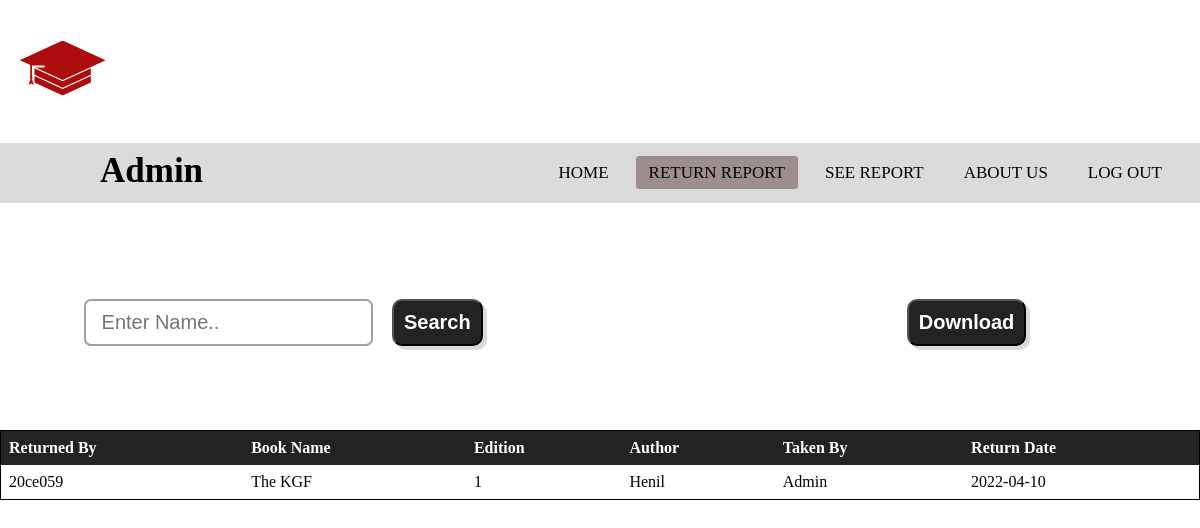
The app's page /admin/HTML/bookReturnReport.php?date=2022-04-10 (signed in) with its own data.
### tables this page shows
CREATE TABLE `tbl_return_book` (
  `book_id` int(11) NOT NULL,
  `user_id` varchar(10) NOT NULL,
  `return_date` date NOT NULL,
  `admin_id` varchar(10) NOT NULL
);

CREATE TABLE `tbl_books` (
  `grp_id` int(11) NOT NULL,
  `book_name` varchar(50) NOT NULL,
  `book_edition` int(5) NOT NULL,
  `book_author` varchar(40) NOT NULL,
  `book_quantity` int(11) NOT NULL
);

### admin/html/bookReturnReport.php (the view, shortened to what this page needs)
<!DOCTYPE html>
<html lang="en">
<head>
    <link rel="stylesheet" href="https://cdnjs.cloudflare.com/ajax/libs/font-awesome/5.15.3/css/all.min.css" />
</head>
<body class="image">
    <header><img src="2n1.png" alt="logo"></header>
    <nav>
        <label class="logo"><?php echo $_SESSION["user_id"];?></label>
        <ul>
            <li><a href="Admin_Profile.php">Home</a></li>
            <li><a class="active" href="">Return Report</a></li>
            <li><a href="seeReport.php">See Report</a></li>
            <li><a href="../../about_us.php">About us</a></li>
            <li><a href="logout.php">Log out</a></li>
        </ul>
    </nav>
</body>
<head>
  <link rel="stylesheet" href="../css/bookReturnReport.css">
</head>
<form method="post" action="book_return_report.php">
<?php
  include 'config.php';
  $date = $_GET['date'];
  $sql1 = "select trb.admin_id,trb.book_id,tb.grp_id,tb.book_name,tb.book_edition,tb.book_author,trb.user_id,trb.return_date from tbl_book_copies tbc join tbl_books tb on tb.grp_id = tbc.grp_id join tbl_return_book trb where tbc.book_id = trb.book_id and trb.return_date = '{$date}'";
  $result = mysqli_query($conn,$sql1) or die("query1 failed");
  if(mysqli_num_rows($result)){
?>
<div class="search">
  <input type="text" placeholder=" Enter Name.." name="txtSearch" class="txtSearch" autocomplete="off">
  <button type="submit" class="btnSearch" name="btnSearch">Search</button>
  <button class="btnDownload" name="btnDownload">Download</button>
</div>
<div class="tblReturnReport" style="overflow-x:auto;">
  <table>
    <tr>
      <th>Returned By</th>
      <th>Book Name</th>
      <th>Edition</th>
      <th>Author</th>
      <th>Taken By</th>
      <th>Return Date</th>
    </tr>
    <?php
      while($row = mysqli_fetch_assoc($result))  {
    ?>
    <tr>
      <td><?php echo $row['user_id'];?></td>
      <td><?php echo $row['book_name'];?></td>
      <td><?php echo $row['book_edition'];?></td>
      <td><?php echo $row['book_author'];?></td>
      <td><?php echo $row['admin_id'];?></td>
      <td><?php echo $row['return_date'];?></td>
    </tr>
  </table>
</div>
<?php
    }
  }
  else{
    echo "<h1 style='text-align: center; color: red;'>No book found</h1>";
  }
?>
</form>

### admin/css/bookReturnReport.css (style rules this page uses)
* { padding: 0; margin: 0; text-decoration: none; list-style: none; box-sizing: border-box; }
body { font-family: montserrat; }
img { max-width: 100%; }
.image { background-image: url("janko-ferlic-sfL_QOnmy00-unsplash.jpg"); opacity: 1; background-size: 1750px; background-position: center center; background-repeat: no-repeat; background-attachment: fixed; background-size: cover; }
nav { background: rgb(219, 219, 219); height: 60px; width: 100%; }
label.logo { color: black; font-size: 35px; line-height: 55px; padding: 0 100px; font-weight: bold; }
nav ul { float: right; margin-right: 20px; }
nav ul li { display: inline-block; line-height: 60px; margin: 0 5px; }
nav ul li a { color: black; font-size: 17px; padding: 7px 13px; border-radius: 3px; text-transform: uppercase; }
a.active, a:hover { background: rgb(158, 143, 143); transition: 0.5s; cursor: pointer; }
.search { margin-top: 8%; }
.txtSearch { margin-left: 7%; padding: 10px 10px 10px 10px; border: 2px solid rgb(161, 160, 160); border-radius: 7px; font-size: 20px; }
.btnSearch { margin-left: 15px; padding: 10px 10px 10px 10px; font-size: 20px; background-color: rgb(36, 35, 35); box-shadow: 4px 4px rgb(219, 219, 219); border-radius: 10px; cursor: pointer; font-weight: bold; color: white; }
.btnDownload { margin-left: 35%; padding: 10px 10px 10px 10px; font-size: 20px; background-color: rgb(36, 35, 35); box-shadow: 4px 4px rgb(219, 219, 219); border-radius: 10px; cursor: pointer; font-weight: bold; color: white; }
table { border-collapse: collapse; border-spacing: 0; width: 100%; border: 1px solid black; background-color: rgb(219, 219, 219); }
.tblReturnReport { margin-top: 7%; }
th, td { text-align: left; padding: 8px; }
th { background-color: rgb(36, 35, 35); color: white; }
tr:nth-child(even) { background-color: white }

### records on screen
tbl_return_book: user "20ce059", tbl_books.book_name "The KGF", tbl_books.book_edition "1", tbl_books.book_author "Henil", admin "Admin", return_date "2022-04-10"

### other values on screen
$_SESSION["user_id"] "Admin"
